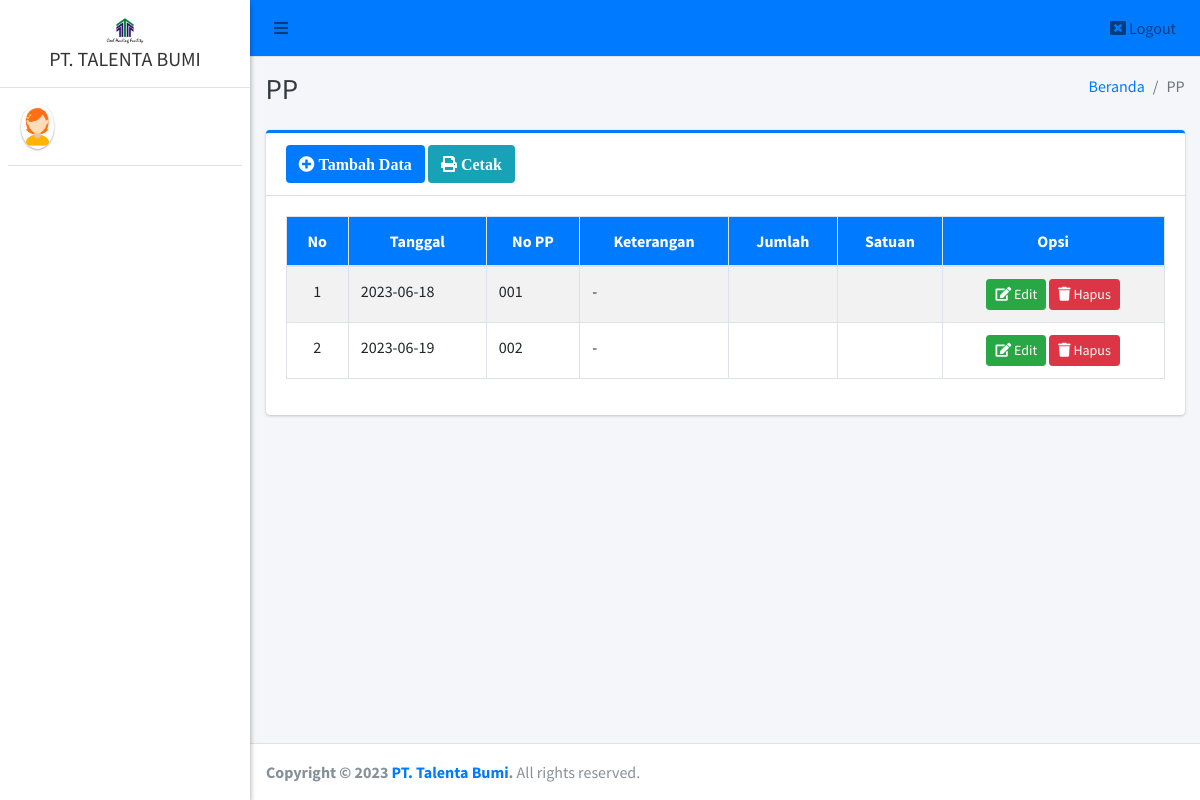
/admin/pp/index.php, run on an earlier commit of the app's database.
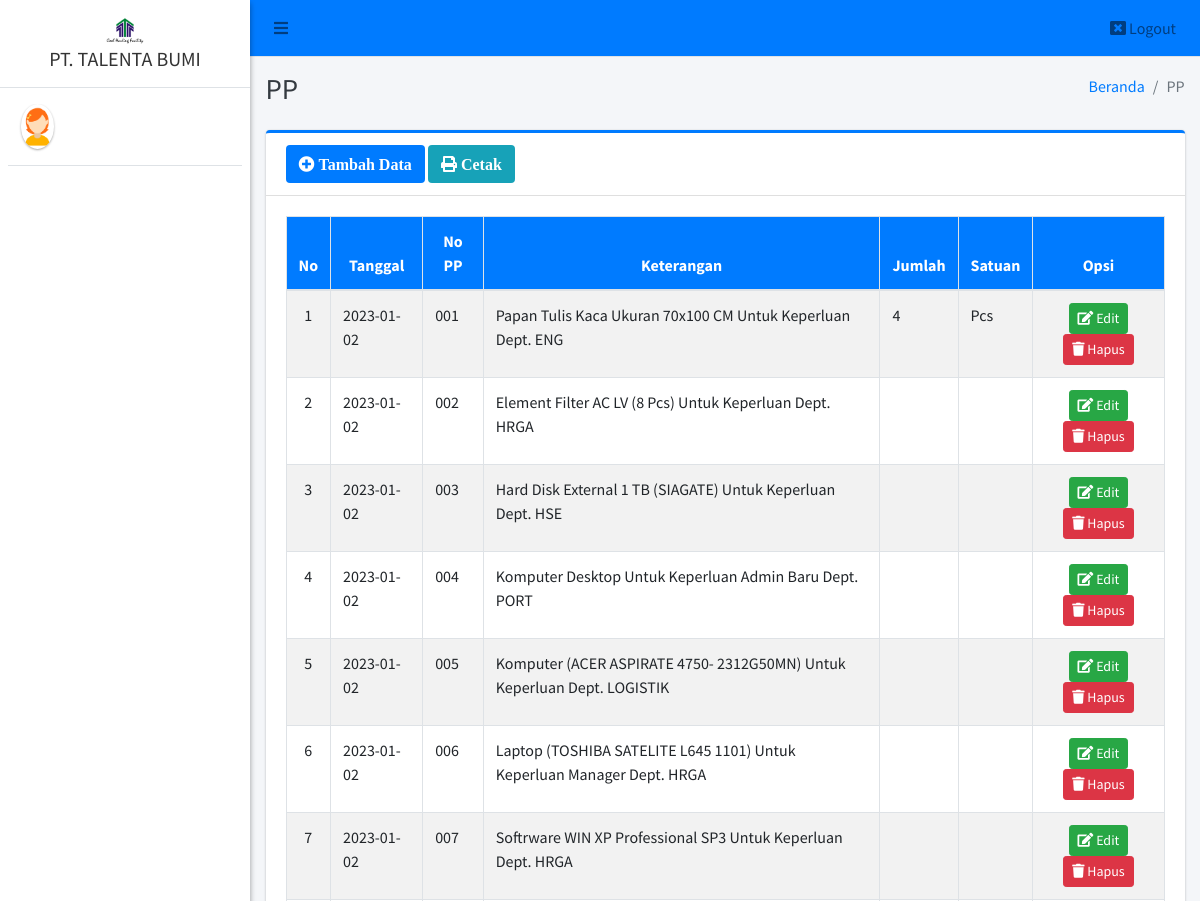
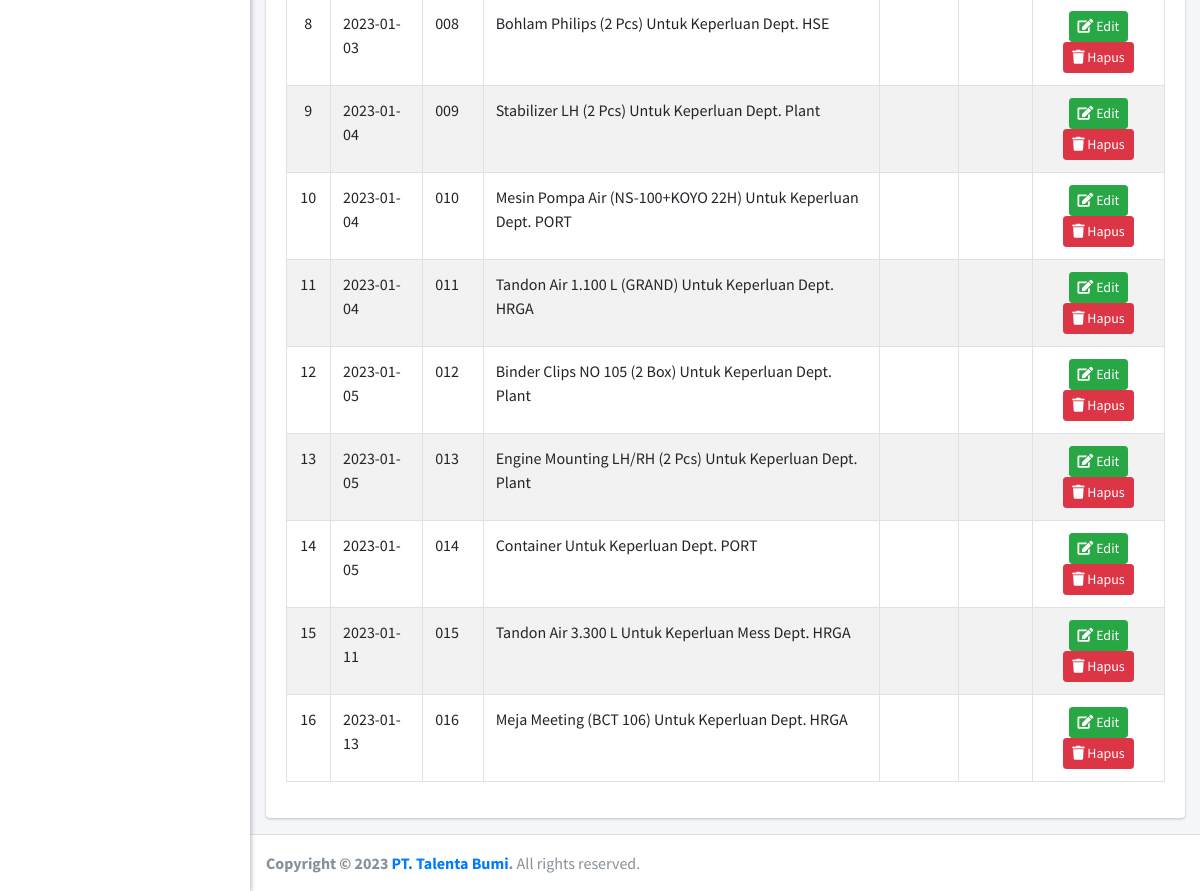
And on a later commit of the database (2 pictures, top to bottom).
### tables this page shows
CREATE TABLE `pp` (
  `id_pp` int(11) NOT NULL,
  `tanggal_permintaan` date NOT NULL,
  `no_pp` varchar(40) NOT NULL,
  `keterangan` text NOT NULL,
  `jumlah` varchar(20) NOT NULL,
  `satuan` varchar(20) NOT NULL
);

### admin/pp/index.php (the view, shortened to what this page needs)
<?php
require '../../config/koneksi.php';
?>
<!DOCTYPE html>
<html>
<?php
include '../../templates/head.php';
?>
<body class="hold-transition sidebar-mini layout-fixed">
    <div class="wrapper">
        <?php
        include '../../templates/navbar.php';
        ?>
        <?php
        include '../../templates/sidebar.php';
        ?>
        <div class="content-wrapper">
            <div class="content-header">
                <div class="container-fluid">
                    <div class="row mb-2">
                        <div class="col-sm-6">
                            <h1 class="m-0 text-dark">PP</h1>
                        </div>
                        <div class="col-sm-6">
                            <ol class="breadcrumb float-sm-right">
                                <li class="breadcrumb-item"><a href="#">Beranda</a></li>
                                <li class="breadcrumb-item active">PP</li>
                            </ol>
                        </div>
                    </div>
                </div>
            </div>
            <section class="content">
                <div class="container-fluid">
                    <div class="row">
                        <div class="col-12">
                            <div class="card card-primary card-outline">
                                <div class="card-header">
                                    <a href="tambah" class="btn bg-primary"><i class="fa fa-plus-circle"> Tambah Data</i></a>
                                    <a href="print" target="blank" class="btn bg-info"><i class="fa fa-print"> Cetak</i></a>
                                </div>
                                <div class="card-body">
                                    <div class="table-responsive">
                                        <table id="example1" class="table table-bordered table-striped">
                                            <thead class="bg-primary">
                                                <tr align="center">
                                                    <th>No</th>
                                                    <th>Tanggal</th>
                                                    <th>No PP</th>
                                                    <th>Keterangan</th>
                                                    <th>Jumlah</th>
                                                    <th>Satuan</th>
                                                    <th>Opsi</th>
                                                </tr>
                                            </thead>
                                            <tbody style="background-color: white">
                                                <?php
                                                $no = 1;
                                                $data = $koneksi->query("SELECT * FROM pp ORDER BY id_pp ASC");
                                                while ($row = $data->fetch_array()) {
                                                ?>
                                                    <tr>
                                                        <td align="center"><?= $no++ ?></td>
                                                        <td><?= $row['tanggal_permintaan'] ?></td>
                                                        <td><?= $row['no_pp'] ?></td>
                                                        <td><?= $row['keterangan'] ?></td>
                                                        <td><?= $row['jumlah'] ?></td>
                                                        <td><?= $row['satuan'] ?></td>
                                                        <td align="center">
                                                            <a href="edit?id=<?= $row['id_pp'] ?>" class="btn btn-success btn-sm" title="Edit"><i class="fa fa-edit"></i> Edit</a>
                                                            <a href="hapus?id=<?= $row['id_pp'] ?>" class="btn btn-danger btn-sm alert-hapus" title="Hapus"><i class="fa fa-trash"></i> Hapus</a>
                                                        </td>
                                                    </tr>
                                                <?php } ?>
                                            </tbody>
                                        </table>
                                    </div>
                                </div>
                            </div>
                        </div>
                    </div>
                </div>
            </section>
        </div>
        <?php include_once "../../templates/footer.php"; ?>
    </div>
</body>
</html>

What changed in the data, as far as the page shows it:
removed pp: tanggal_permintaan "2023-06-18", no_pp "001", keterangan "-"
removed pp: tanggal_permintaan "2023-06-19", no_pp "002", keterangan "-"
added pp: tanggal_permintaan "2023-01-02", no_pp "001", keterangan "Papan Tulis Kaca Ukuran 70x100 CM Untuk Keperluan Dept. ENG", jumlah "4", satuan "Pcs"
added pp: tanggal_permintaan "2023-01-02", no_pp "002", keterangan "Element Filter AC LV (8 Pcs) Untuk Keperluan Dept. HRGA"
added pp: tanggal_permintaan "2023-01-02", no_pp "003", keterangan "Hard Disk External 1 TB (SIAGATE) Untuk Keperluan Dept. HSE"
added pp: tanggal_permintaan "2023-01-02", no_pp "004", keterangan "Komputer Desktop Untuk Keperluan Admin Baru Dept. PORT"
added pp: tanggal_permintaan "2023-01-02", no_pp "005", keterangan "Komputer (ACER ASPIRATE 4750- 2312G50MN) Untuk Keperluan Dept. LOGISTIK"
added pp: tanggal_permintaan "2023-01-02", no_pp "006", keterangan "Laptop (TOSHIBA SATELITE L645 1101) Untuk Keperluan Manager Dept. HRGA"
added pp: tanggal_permintaan "2023-01-02", no_pp "007", keterangan "Softrware WIN XP Professional SP3 Untuk Keperluan Dept. HRGA"
added pp: tanggal_permintaan "2023-01-03", no_pp "008", keterangan "Bohlam Philips (2 Pcs) Untuk Keperluan Dept. HSE"
added pp: tanggal_permintaan "2023-01-04", no_pp "009", keterangan "Stabilizer LH (2 Pcs) Untuk Keperluan Dept. Plant"
added pp: tanggal_permintaan "2023-01-04", no_pp "010", keterangan "Mesin Pompa Air (NS-100+KOYO 22H) Untuk Keperluan Dept. PORT"
added pp: tanggal_permintaan "2023-01-04", no_pp "011", keterangan "Tandon Air 1.100 L (GRAND) Untuk Keperluan Dept. HRGA"
added pp: tanggal_permintaan "2023-01-05", no_pp "012", keterangan "Binder Clips NO 105 (2 Box) Untuk Keperluan Dept. Plant"
added pp: tanggal_permintaan "2023-01-05", no_pp "013", keterangan "Engine Mounting LH/RH (2 Pcs) Untuk Keperluan Dept. Plant"
added pp: tanggal_permintaan "2023-01-05", no_pp "014", keterangan "Container Untuk Keperluan Dept. PORT"
added pp: tanggal_permintaan "2023-01-11", no_pp "015", keterangan "Tandon Air 3.300 L Untuk Keperluan Mess Dept. HRGA"
added pp: tanggal_permintaan "2023-01-13", no_pp "016", keterangan "Meja Meeting (BCT 106) Untuk Keperluan Dept. HRGA"
